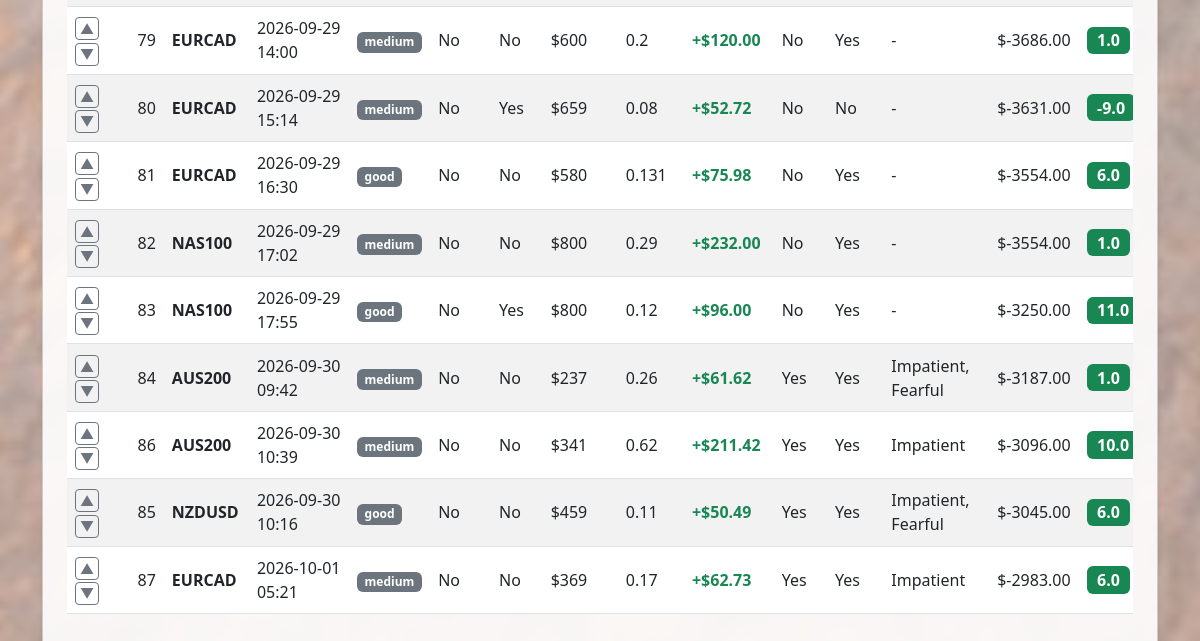
The page /trades-list (lower part) on the database as committed earlier.
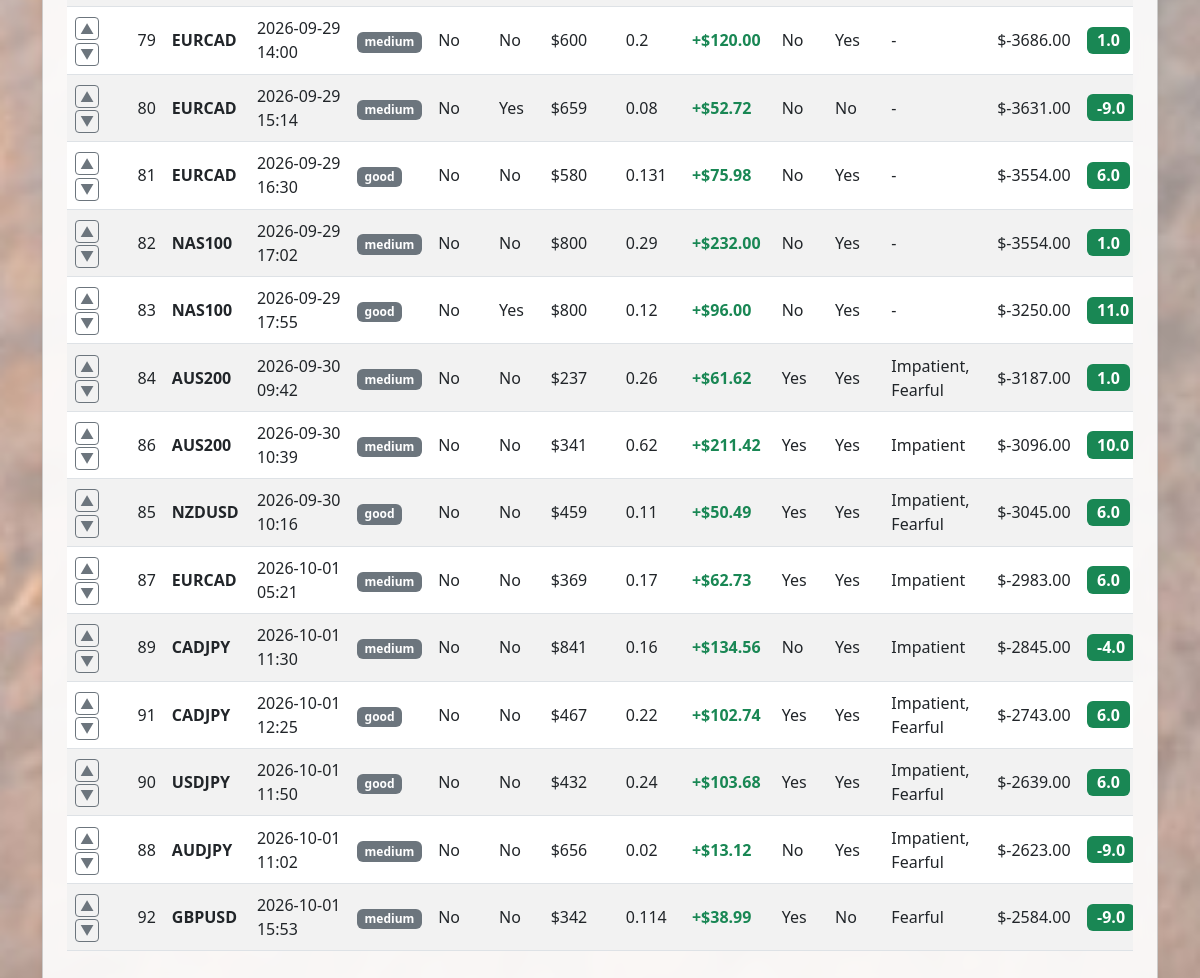
The same page on the database as committed later.
### flask_app.py (models this page shows)
class Trade(db.Model):
  id = db.Column(db.Integer, primary_key=True)
  position = db.Column(
      db.Integer, default=0
  )  # New column to track custom order
  setup_quality_str = db.Column(db.String(20), nullable=False)
  ticker = db.Column(db.String(20), nullable=False)
  entry_datetime = db.Column(db.String(50), nullable=False)
  profit_taken_str = db.Column(db.String(10), nullable=False)
  stop_loss_zero_str = db.Column(db.String(10), nullable=False)
  current_equity = db.Column(db.Float, nullable=False)
  risk_str = db.Column(db.String(20), nullable=False)
  risk_reward_str = db.Column(db.String(20), nullable=False)
  risk_under_half_str = db.Column(db.String(10), nullable=True)
  daily_risk_str = db.Column(db.String(10), nullable=True)
  overtrading_str = db.Column(db.String(10), nullable=True, default='no')
  revenge_trading_str = db.Column(db.String(10), nullable=True, default='no')
  impatient_trading_str = db.Column(db.String(10), nullable=True, default='no')
  fearful_trading_str = db.Column(db.String(10), nullable=True, default='no')
  setup_score = db.Column(db.Float, nullable=False)
  profit_score = db.Column(db.Float, nullable=False)
  stop_loss_score = db.Column(db.Float, nullable=False)
  risk_score = db.Column(db.Float, nullable=False)
  risk_reward_score = db.Column(db.Float, nullable=False)
  daily_risk_score = db.Column(db.Float, nullable=True, default=0.0)
  psychology_score = db.Column(db.Float, nullable=True, default=0.0)
  total_score = db.Column(db.Float, nullable=False)
  timestamp = db.Column(db.DateTime, default=datetime.utcnow)
  @property
  def psychology_flags(self):
    flags = []
    if self.overtrading_str == 'yes':
      flags.append('Overtrading')
    if self.revenge_trading_str == 'yes':
      flags.append('Revenge')
    if self.impatient_trading_str == 'yes':
      flags.append('Impatient')
    if self.fearful_trading_str == 'yes':
      flags.append('Fearful')
    return flags

### flask_app.py (the view)
@app.route('/trades-list')
def trades_list():
  all_trades = Trade.query.order_by(Trade.position.asc()).all()
  return render_template('trades.html', trades=all_trades)

### templates/trades.html (shortened to what this page needs)
<!DOCTYPE html>
<html lang="en">
<head>
    <link href="https://cdn.jsdelivr.net/npm/bootstrap@5.3.0/dist/css/bootstrap.min.css" rel="stylesheet">
</head>
<body class="wallpaper-bg">
    <div class="container py-3">
        <div class="card shadow-sm p-4">
            <div class="table-responsive">
                <table class="table table-striped table-hover align-middle">
                    <tbody>
                        {% for trade in trades %}
                        {% set risk_val = trade.risk_str | float(0) %}
                        {% set rr_val = trade.risk_reward_str | float(0) %}
                        {% set pl_val = rr_val * risk_val %}
                        <tr>
                            <td>
                                <a href="/trade/move/{{ trade.id }}/up" class="btn btn-sm btn-outline-secondary py-0 px-1" title="Move Up">▲</a>
                                <a href="/trade/move/{{ trade.id }}/down" class="btn btn-sm btn-outline-secondary py-0 px-1" title="Move Down">▼</a>
                            </td>
                            <td>{{ trade.id }}</td>
                            <td><strong>{{ trade.ticker }}</strong></td>
                            <td>{{ trade.entry_datetime.replace('T', ' ') }}</td>
                            <td><span class="badge bg-secondary">{{ trade.setup_quality_str }}</span></td>
                            <td>{{ trade.profit_taken_str | capitalize }}</td>
                            <td>{{ trade.stop_loss_zero_str | capitalize }}</td>
                            <td>${{ trade.risk_str }}</td>
                            <td>{{ trade.risk_reward_str }}</td>
                            <td>
                                <span class="fw-bold {% if pl_val >= 0 %}text-success{% else %}text-danger{% endif %}">
                                    {{ "+" if pl_val > 0 else "" }}${{ "%.2f"|format(pl_val) }}
                                </span>
                            </td>
                            <td>{{ (trade.risk_under_half_str or "-") | capitalize }}</td>
                            <td>{{ (trade.daily_risk_str or "-") | capitalize }}</td>
                            <td>{{ trade.psychology_flags | join(", ") or "-" }}</td>
                            <td>${{ "%.2f"|format(trade.current_equity) }}</td>
                            <td><span class="badge bg-success fs-6">{{ trade.total_score }}</span></td>
                        </tr>
                        {% else %}
                        <tr>
                            <td colspan="16" class="text-center text-muted py-4">No trades logged yet.</td>
                        </tr>
                        {% endfor %}
                    </tbody>
                </table>
            </div>
        </div>
    </div>
</body>
</html>

Rows that differ between the two databases and show on the page:
added Trade: id "89", ticker "CADJPY", entry_datetime.replace "2026-10-01 11:30", setup_quality_str "medium", profit_taken_str "No", stop_loss_zero_str "No", risk_str "841", risk_reward_str "0.16", value "+", pl_val "134.56", risk_under_half_str "No", daily_risk_str "Yes", psychology_flags "Impatient", current_equity "-2845.00", total_score "-4.0"
added Trade: id "91", ticker "CADJPY", entry_datetime.replace "2026-10-01 12:25", setup_quality_str "good", profit_taken_str "No", stop_loss_zero_str "No", risk_str "467", risk_reward_str "0.22", value "+", pl_val "102.74", risk_under_half_str "Yes", daily_risk_str "Yes", psychology_flags "Impatient, Fearful", current_equity "-2743.00", total_score "6.0"
added Trade: id "90", ticker "USDJPY", entry_datetime.replace "2026-10-01 11:50", setup_quality_str "good", profit_taken_str "No", stop_loss_zero_str "No", risk_str "432", risk_reward_str "0.24", value "+", pl_val "103.68", risk_under_half_str "Yes", daily_risk_str "Yes", psychology_flags "Impatient, Fearful", current_equity "-2639.00", total_score "6.0"
added Trade: id "88", ticker "AUDJPY", entry_datetime.replace "2026-10-01 11:02", setup_quality_str "medium", profit_taken_str "No", stop_loss_zero_str "No", risk_str "656", risk_reward_str "0.02", value "+", pl_val "13.12", risk_under_half_str "No", daily_risk_str "Yes", psychology_flags "Impatient, Fearful", current_equity "-2623.00", total_score "-9.0"
added Trade: id "92", ticker "GBPUSD", entry_datetime.replace "2026-10-01 15:53", setup_quality_str "medium", profit_taken_str "No", stop_loss_zero_str "No", risk_str "342", risk_reward_str "0.114", value "+", pl_val "38.99", risk_under_half_str "Yes", daily_risk_str "No", psychology_flags "Fearful", current_equity "-2584.00", total_score "-9.0"
